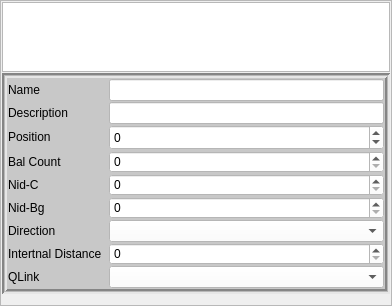
             <widget class="QFrame" name="frame_4">
              <property name="sizePolicy">
               <sizepolicy hsizetype="Preferred" vsizetype="Preferred">
                <horstretch>0</horstretch>
                <verstretch>0</verstretch>
               </sizepolicy>
              </property>
              <property name="frameShape">
               <enum>QFrame::StyledPanel</enum>
              </property>
              <property name="frameShadow">
               <enum>QFrame::Raised</enum>
              </property>
              <layout class="QVBoxLayout" name="verticalLayout_10" stretch="0,0,0">
               <property name="spacing">
                <number>1</number>
               </property>
               <property name="leftMargin">
                <number>1</number>
               </property>
               <property name="topMargin">
                <number>1</number>
               </property>
               <property name="rightMargin">
                <number>1</number>
               </property>
               <property name="bottomMargin">
                <number>1</number>
               </property>
               <item>
                <widget class="QTreeView" name="treeView_Balise_3">
                 <property name="sizePolicy">
                  <sizepolicy hsizetype="Expanding" vsizetype="Expanding">
                   <horstretch>0</horstretch>
                   <verstretch>0</verstretch>
                  </sizepolicy>
                 </property>
                 <property name="minimumSize">
                  <size>
                   <width>0</width>
                   <height>0</height>
                  </size>
                 </property>
                 <property name="maximumSize">
                  <size>
                   <width>16777215</width>
                   <height>16777215</height>
                  </size>
                 </property>
                 <property name="font">
                  <font>
                   <pointsize>8</pointsize>
                  </font>
                 </property>
                 <property name="styleSheet">
                  <string notr="true">QTreeView::branch:has-siblings:!adjoins-item {
    border-image: url(:/stylesheet-vline.png) 0;
}

QTreeView::branch:has-siblings:adjoins-item {
    border-image: url(:/stylesheet-branch-more.png) 0;
}

QTreeView::branch:!has-children:!has-siblings:adjoins-item {
    border-image: url(:/stylesheet-branch-end.png) 0;
}

QTreeView::branch:has-children:!has-siblings:closed,
QTreeView::branch:closed:has-children:has-siblings {
        border-image: none;
        image: url(:/stylesheet-branch-closed.png);
}

QTreeView::branch:open:has-children:!has-siblings,
QTreeView::branch:open:has-children:has-siblings  {
        border-image: none;
        image: url(:/stylesheet-branch-open.png);
}</string>
                 </property>
                 <property name="frameShadow">
                  <enum>QFrame::Plain</enum>
                 </property>
                 <property name="sizeAdjustPolicy">
                  <enum>QAbstractScrollArea::AdjustToContents</enum>
                 </property>
                 <property name="autoScrollMargin">
                  <number>10</number>
                 </property>
                 <property name="editTriggers">
                  <set>QAbstractItemView::NoEditTriggers</set>
                 </property>
                 <property name="showDropIndicator" stdset="0">
                  <bool>true</bool>
                 </property>
                 <property name="alternatingRowColors">
                  <bool>true</bool>
                 </property>
                 <property name="iconSize">
                  <size>
                   <width>0</width>
                   <height>0</height>
                  </size>
                 </property>
                 <property name="textElideMode">
                  <enum>Qt::ElideLeft</enum>
                 </property>
                 <property name="indentation">
                  <number>5</number>
                 </property>
                 <property name="rootIsDecorated">
                  <bool>true</bool>
                 </property>
                 <property name="animated">
                  <bool>true</bool>
                 </property>
                 <property name="wordWrap">
                  <bool>false</bool>
                 </property>
                 <attribute name="headerVisible">
                  <bool>false</bool>
                 </attribute>
                 <attribute name="headerMinimumSectionSize">
                  <number>10</number>
                 </attribute>
                 <attribute name="headerDefaultSectionSize">
                  <number>15</number>
                 </attribute>
                 <attribute name="headerStretchLastSection">
                  <bool>false</bool>
                 </attribute>
                </widget>
               </item>
               <item>
                <widget class="QFrame" name="frame_EloopHeader_2">
                 <property name="sizePolicy">
                  <sizepolicy hsizetype="Expanding" vsizetype="Expanding">
                   <horstretch>0</horstretch>
                   <verstretch>0</verstretch>
                  </sizepolicy>
                 </property>
                 <property name="autoFillBackground">
                  <bool>false</bool>
                 </property>
                 <property name="styleSheet">
                  <string notr="true">alternate-background-color: red;
background-color: rgb(200, 200, 200);
</string>
                 </property>
                 <property name="frameShape">
                  <enum>QFrame::Box</enum>
                 </property>
                 <property name="frameShadow">
                  <enum>QFrame::Sunken</enum>
                 </property>
                 <property name="lineWidth">
                  <number>2</number>
                 </property>
                 <property name="midLineWidth">
                  <number>1</number>
                 </property>
                 <layout class="QFormLayout" name="formLayout_4">
                  <property name="sizeConstraint">
                   <enum>QLayout::SetMinimumSize</enum>
                  </property>
                  <property name="horizontalSpacing">
                   <number>1</number>
                  </property>
                  <property name="verticalSpacing">
                   <number>1</number>
                  </property>
                  <property name="leftMargin">
                   <number>1</number>
                  </property>
                  <property name="topMargin">
                   <number>1</number>
                  </property>
                  <property name="rightMargin">
                   <number>1</number>
                  </property>
                  <property name="bottomMargin">
                   <number>1</number>
                  </property>
                  <item row="0" column="0">
                   <widget class="QLabel" name="label_HdrBlName_3">
                    <property name="sizePolicy">
                     <sizepolicy hsizetype="Preferred" vsizetype="Preferred">
                      <horstretch>0</horstretch>
                      <verstretch>0</verstretch>
                     </sizepolicy>
                    </property>
                    <property name="minimumSize">
                     <size>
                      <width>100</width>
                      <height>0</height>
                     </size>
                    </property>
                    <property name="maximumSize">
                     <size>
                      <width>100</width>
                      <height>16777215</height>
                     </size>
                    </property>
                    <property name="styleSheet">
                     <string notr="true">background-color: rgb(200, 200, 200);
font: 8pt &quot;Segoe UI&quot;;
color: rgb(0, 0, 0);</string>
                    </property>
                    <property name="frameShape">
                     <enum>QFrame::NoFrame</enum>
                    </property>
                    <property name="text">
                     <string>Name</string>
                    </property>
                   </widget>
                  </item>
                  <item row="0" column="1">
                   <widget class="QLineEdit" name="lineEdit_HdrBlName_3">
                    <property name="sizePolicy">
                     <sizepolicy hsizetype="Preferred" vsizetype="Preferred">
                      <horstretch>0</horstretch>
                      <verstretch>0</verstretch>
                     </sizepolicy>
                    </property>
                    <property name="styleSheet">
                     <string notr="true">
font: 8pt &quot;Segoe UI&quot;;
background-color: rgb(255, 255, 255);</string>
                    </property>
                    <property name="frame">
                     <bool>true</bool>
                    </property>
                   </widget>
                  </item>
                  <item row="1" column="0">
                   <widget class="QLabel" name="label_HdrBlDescription_3">
                    <property name="sizePolicy">
                     <sizepolicy hsizetype="Preferred" vsizetype="Preferred">
                      <horstretch>0</horstretch>
                      <verstretch>0</verstretch>
                     </sizepolicy>
                    </property>
                    <property name="minimumSize">
                     <size>
                      <width>100</width>
                      <height>0</height>
                     </size>
                    </property>
                    <property name="maximumSize">
                     <size>
                      <width>100</width>
                      <height>16777215</height>
                     </size>
                    </property>
                    <property name="styleSheet">
                     <string notr="true">background-color: rgb(200, 200, 200);
font: 8pt &quot;Segoe UI&quot;;
color: rgb(0, 0, 0);</string>
                    </property>
                    <property name="text">
                     <string>Description</string>
                    </property>
                   </widget>
                  </item>
                  <item row="1" column="1">
                   <widget class="QLineEdit" name="lineEdit_HdrBlDesc_3">
                    <property name="sizePolicy">
                     <sizepolicy hsizetype="Preferred" vsizetype="Preferred">
                      <horstretch>0</horstretch>
                      <verstretch>0</verstretch>
                     </sizepolicy>
                    </property>
                    <property name="styleSheet">
                     <string notr="true">background-color: rgb(255, 255, 255);
font: 8pt &quot;Segoe UI&quot;;
border-color: rtransparent;</string>
                    </property>
                    <property name="frame">
                     <bool>true</bool>
                    </property>
                   </widget>
                  </item>
                  <item row="2" column="0">
                   <widget class="QLabel" name="label_HdrBlPosition_3">
                    <property name="sizePolicy">
                     <sizepolicy hsizetype="Preferred" vsizetype="Preferred">
                      <horstretch>0</horstretch>
                      <verstretch>0</verstretch>
                     </sizepolicy>
                    </property>
                    <property name="minimumSize">
                     <size>
                      <width>100</width>
                      <height>0</height>
                     </size>
                    </property>
                    <property name="maximumSize">
                     <size>
                      <width>100</width>
                      <height>16777215</height>
                     </size>
                    </property>
                    <property name="styleSheet">
                     <string notr="true">background-color: rgb(200, 200, 200);
font: 8pt &quot;Segoe UI&quot;;
color: rgb(0, 0, 0);</string>
                    </property>
                    <property name="text">
                     <string>Position</string>
                    </property>
                   </widget>
                  </item>
                  <item row="2" column="1">
                   <widget class="QSpinBox" name="spinBox_HdrPosition_3">
                    <property name="sizePolicy">
                     <sizepolicy hsizetype="Fixed" vsizetype="Fixed">
                      <horstretch>0</horstretch>
                      <verstretch>0</verstretch>
                     </sizepolicy>
                    </property>
                    <property name="minimumSize">
                     <size>
                      <width>10</width>
                      <height>0</height>
                     </size>
                    </property>
                    <property name="maximumSize">
                     <size>
                      <width>16777215</width>
                      <height>25</height>
                     </size>
                    </property>
                    <property name="styleSheet">
                     <string notr="true">background-color: rgb(255, 255, 255);
font: 8pt &quot;Segoe UI&quot;;
color: rgb(0, 0, 0);
border-width: 120px;</string>
                    </property>
                    <property name="wrapping">
                     <bool>true</bool>
                    </property>
                    <property name="frame">
                     <bool>true</bool>
                    </property>
                    <property name="alignment">
                     <set>Qt::AlignLeading|Qt::AlignLeft|Qt::AlignVCenter</set>
                    </property>
                    <property name="keyboardTracking">
                     <bool>true</bool>
                    </property>
                    <property name="suffix">
                     <string notr="true"/>
                    </property>
                    <property name="minimum">
                     <number>0</number>
                    </property>
                    <property name="maximum">
                     <number>99</number>
                    </property>
                    <property name="value">
                     <number>0</number>
                    </property>
                   </widget>
                  </item>
                  <item row="3" column="0">
                   <widget class="QLabel" name="label_HdrBlCount_3">
                    <property name="sizePolicy">
                     <sizepolicy hsizetype="Preferred" vsizetype="Preferred">
                      <horstretch>0</horstretch>
                      <verstretch>0</verstretch>
                     </sizepolicy>
                    </property>
                    <property name="minimumSize">
                     <size>
                      <width>100</width>
                      <height>0</height>
                     </size>
                    </property>
                    <property name="maximumSize">
                     <size>
                      <width>100</width>
                      <height>16777215</height>
                     </size>
                    </property>
                    <property name="styleSheet">
                     <string notr="true">background-color: rgb(200, 200, 200);
font: 8pt &quot;Segoe UI&quot;;
color: rgb(0, 0, 0);</string>
                    </property>
                    <property name="text">
                     <string>Bal Count</string>
                    </property>
                   </widget>
                  </item>
                  <item row="3" column="1">
                   <widget class="QSpinBox" name="spinBox_HdrBlCount_3">
                    <property name="sizePolicy">
                     <sizepolicy hsizetype="Preferred" vsizetype="Preferred">
                      <horstretch>0</horstretch>
                      <verstretch>0</verstretch>
                     </sizepolicy>
                    </property>
                    <property name="minimumSize">
                     <size>
                      <width>0</width>
                      <height>0</height>
                     </size>
                    </property>
                    <property name="maximumSize">
                     <size>
                      <width>16777215</width>
                      <height>25</height>
                     </size>
                    </property>
                    <property name="styleSheet">
                     <string notr="true">background-color: rgb(255, 255, 255);
font: 8pt &quot;Segoe UI&quot;;
color: rgb(0, 0, 0);</string>
                    </property>
                    <property name="frame">
                     <bool>true</bool>
                    </property>
                   </widget>
                  </item>
                  <item row="4" column="0">
                   <widget class="QLabel" name="label_HdrBlNidC_3">
                    <property name="sizePolicy">
                     <sizepolicy hsizetype="Preferred" vsizetype="Preferred">
                      <horstretch>0</horstretch>
                      <verstretch>0</verstretch>
                     </sizepolicy>
                    </property>
                    <property name="minimumSize">
                     <size>
                      <width>100</width>
                      <height>0</height>
                     </size>
                    </property>
                    <property name="maximumSize">
                     <size>
                      <width>100</width>
                      <height>16777215</height>
                     </size>
                    </property>
                    <property name="styleSheet">
                     <string notr="true">background-color: rgb(200, 200, 200);
font: 8pt &quot;Segoe UI&quot;;
color: rgb(0, 0, 0);
</string>
                    </property>
                    <property name="text">
                     <string>Nid-C</string>
                    </property>
                   </widget>
                  </item>
                  <item row="4" column="1">
                   <widget class="QSpinBox" name="spinBox_HdrBlNidC_3">
                    <property name="sizePolicy">
                     <sizepolicy hsizetype="Preferred" vsizetype="Preferred">
                      <horstretch>0</horstretch>
                      <verstretch>0</verstretch>
                     </sizepolicy>
                    </property>
                    <property name="styleSheet">
                     <string notr="true">background-color: rgb(255, 255, 255);
font: 8pt &quot;Segoe UI&quot;;
color: rgb(0, 0, 0);</string>
                    </property>
                   </widget>
                  </item>
                  <item row="5" column="0">
                   <widget class="QLabel" name="label_HdrBlNidBg_3">
                    <property name="sizePolicy">
                     <sizepolicy hsizetype="Preferred" vsizetype="Preferred">
                      <horstretch>0</horstretch>
                      <verstretch>0</verstretch>
                     </sizepolicy>
                    </property>
                    <property name="minimumSize">
                     <size>
                      <width>100</width>
                      <height>0</height>
                     </size>
                    </property>
                    <property name="maximumSize">
                     <size>
                      <width>100</width>
                      <height>16777215</height>
                     </size>
                    </property>
                    <property name="styleSheet">
                     <string notr="true">background-color: rgb(200, 200, 200);
font: 8pt &quot;Segoe UI&quot;;
color: rgb(0, 0, 0);</string>
                    </property>
                    <property name="text">
                     <string>Nid-Bg</string>
                    </property>
                   </widget>
                  </item>
                  <item row="5" column="1">
                   <widget class="QSpinBox" name="spinBox_HdrBlNidBg_3">
                    <property name="sizePolicy">
                     <sizepolicy hsizetype="Preferred" vsizetype="Preferred">
                      <horstretch>0</horstretch>
                      <verstretch>0</verstretch>
                     </sizepolicy>
                    </property>
                    <property name="minimumSize">
                     <size>
                      <width>0</width>
                      <height>0</height>
                     </size>
                    </property>
                    <property name="maximumSize">
                     <size>
                      <width>16777215</width>
                      <height>25</height>
                     </size>
                    </property>
                    <property name="styleSheet">
                     <string notr="true">background-color: rgb(255, 255, 255);
font: 8pt &quot;Segoe UI&quot;;
color: rgb(0, 0, 0);</string>
                    </property>
                    <property name="frame">
                     <bool>true</bool>
                    </property>
                   </widget>
                  </item>
                  <item row="6" column="0">
                   <widget class="QLabel" name="label_HdrBlDir_3">
                    <property name="sizePolicy">
                     <sizepolicy hsizetype="Preferred" vsizetype="Preferred">
                      <horstretch>0</horstretch>
                      <verstretch>0</verstretch>
                     </sizepolicy>
                    </property>
                    <property name="minimumSize">
                     <size>
                      <width>100</width>
                      <height>0</height>
                     </size>
                    </property>
                    <property name="maximumSize">
                     <size>
                      <width>100</width>
                      <height>16777215</height>
                     </size>
                    </property>
                    <property name="styleSheet">
                     <string notr="true">background-color: rgb(200, 200, 200);
font: 8pt &quot;Segoe UI&quot;;
color: rgb(0, 0, 0);</string>
                    </property>
                    <property name="text">
                     <string>Direction</string>
                    </property>
                   </widget>
                  </item>
                  <item row="6" column="1">
                   <widget class="QComboBox" name="comboBox_HdrBlDir_3">
                    <property name="sizePolicy">
                     <sizepolicy hsizetype="Preferred" vsizetype="Preferred">
                      <horstretch>0</horstretch>
                      <verstretch>0</verstretch>
                     </sizepolicy>
                    </property>
                    <property name="minimumSize">
                     <size>
                      <width>0</width>
                      <height>0</height>
                     </size>
                    </property>
                    <property name="maximumSize">
                     <size>
                      <width>16777215</width>
                      <height>25</height>
                     </size>
                    </property>
                    <property name="styleSheet">
                     <string notr="true">background-color: rgb(255, 255, 255);
font: 8pt &quot;Segoe UI&quot;;
color: rgb(0, 0, 0);</string>
                    </property>
                    <property name="frame">
                     <bool>true</bool>
                    </property>
                   </widget>
                  </item>
                  <item row="7" column="0">
                   <widget class="QLabel" name="label_HdrBlInternalDist_3">
                    <property name="sizePolicy">
                     <sizepolicy hsizetype="Preferred" vsizetype="Preferred">
                      <horstretch>0</horstretch>
                      <verstretch>0</verstretch>
                     </sizepolicy>
                    </property>
                    <property name="minimumSize">
                     <size>
                      <width>100</width>
                      <height>0</height>
                     </size>
                    </property>
                    <property name="maximumSize">
                     <size>
                      <width>100</width>
                      <height>16777215</height>
                     </size>
                    </property>
                    <property name="styleSheet">
                     <string notr="true">background-color: rgb(200, 200, 200);
font: 8pt &quot;Segoe UI&quot;;
color: rgb(0, 0, 0);</string>
                    </property>
                    <property name="text">
                     <string>Intertnal Distance</string>
                    </property>
                   </widget>
                  </item>
                  <item row="7" column="1">
                   <widget class="QSpinBox" name="spinBox_HdrBlInternalDist_3">
                    <property name="sizePolicy">
                     <sizepolicy hsizetype="Preferred" vsizetype="Preferred">
                      <horstretch>0</horstretch>
                      <verstretch>0</verstretch>
                     </sizepolicy>
                    </property>
                    <property name="minimumSize">
                     <size>
                      <width>0</width>
                      <height>0</height>
                     </size>
                    </property>
                    <property name="maximumSize">
                     <size>
                      <width>16777215</width>
                      <height>25</height>
                     </size>
                    </property>
                    <property name="styleSheet">
                     <string notr="true">background-color: rgb(255, 255, 255);
font: 8pt &quot;Segoe UI&quot;;
color: rgb(0, 0, 0);</string>
                    </property>
                    <property name="wrapping">
                     <bool>false</bool>
                    </property>
                    <property name="frame">
                     <bool>true</bool>
                    </property>
                   </widget>
                  </item>
                  <item row="8" column="0">
                   <widget class="QLabel" name="label_HdrBlQLink_3">
                    <property name="sizePolicy">
                     <sizepolicy hsizetype="Preferred" vsizetype="Preferred">
                      <horstretch>0</horstretch>
                      <verstretch>0</verstretch>
                     </sizepolicy>
                    </property>
                    <property name="minimumSize">
                     <size>
                      <width>100</width>
                      <height>0</height>
                     </size>
                    </property>
                    <property name="maximumSize">
                     <size>
                      <width>100</width>
                      <height>16777215</height>
                     </size>
                    </property>
                    <property name="styleSheet">
                     <string notr="true">background-color: rgb(200, 200, 200);
font: 8pt &quot;Segoe UI&quot;;
color: rgb(0, 0, 0);</string>
                    </property>
                    <property name="text">
                     <string>QLink</string>
                    </property>
                   </widget>
                  </item>
                  <item row="8" column="1">
                   <widget class="QComboBox" name="comboBox_HdrBlQLink_3">
                    <property name="sizePolicy">
                     <sizepolicy hsizetype="Preferred" vsizetype="Preferred">
                      <horstretch>0</horstretch>
                      <verstretch>0</verstretch>
                     </sizepolicy>
                    </property>
                    <property name="minimumSize">
                     <size>
                      <width>0</width>
                      <height>0</height>
                     </size>
                    </property>
                    <property name="maximumSize">
                     <size>
                      <width>16777215</width>
                      <height>25</height>
                     </size>
                    </property>
                    <property name="styleSheet">
                     <string notr="true">background-color: rgb(255, 255, 255);
font: 8pt &quot;Segoe UI&quot;;
color: rgb(0, 0, 0);</string>
                    </property>
                    <property name="frame">
                     <bool>true</bool>
                    </property>
                   </widget>
                  </item>
                 </layout>
                </widget>
               </item>
               <item>
                <spacer name="verticalSpacer_9">
                 <property name="orientation">
                  <enum>Qt::Vertical</enum>
                 </property>
                 <property name="sizeHint" stdset="0">
                  <size>
                   <width>10</width>
                   <height>10</height>
                  </size>
                 </property>
                </spacer>
               </item>
              </layout>
             </widget>
